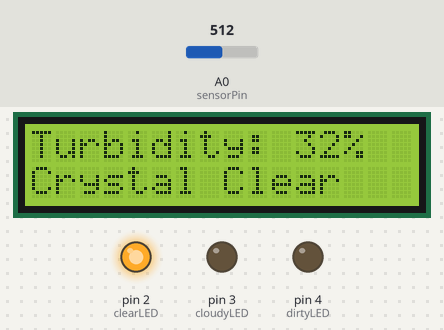
The sketch below on a simulated Arduino Uno, built with avr-gcc and run on an emulated ATmega328P. Shown: 16×2 character LCD, output pins drawn as LEDs (lit = HIGH). The inputs (shaded band) are chosen by the test bench; at power-on: A0 (sensorPin) = 512. What the sketch prints to the serial monitor is not drawn.

Above: at 3.2 s.
3.3 s: A0 (sensorPin) set to 318
At 4.5 s:
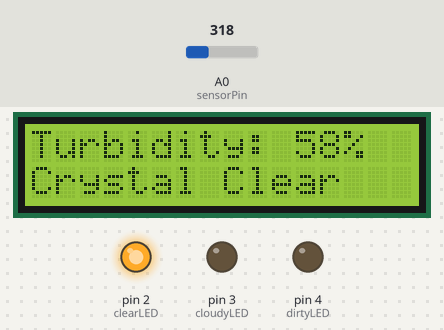
5.2 s: A0 (sensorPin) set to 293
At 5.7 s:
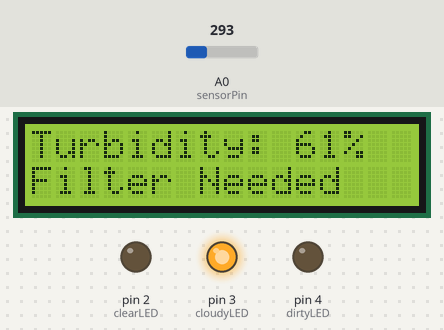
6.8 s: A0 (sensorPin) set to 246
At 8.1 s:
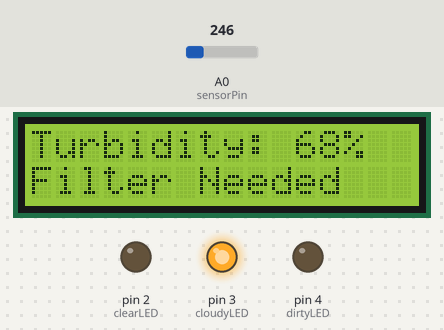
8.4 s: A0 (sensorPin) set to 223
At 9.3 s:
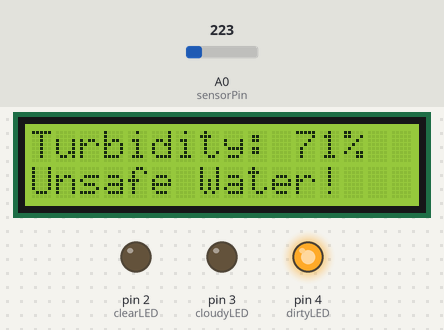
10.0 s: A0 (sensorPin) set to 511
At 10.5 s:
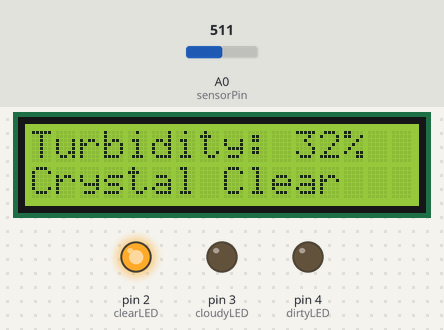
Timing chart, 0 to 12.6 s (numbered marks = the images above; inputs shaded):
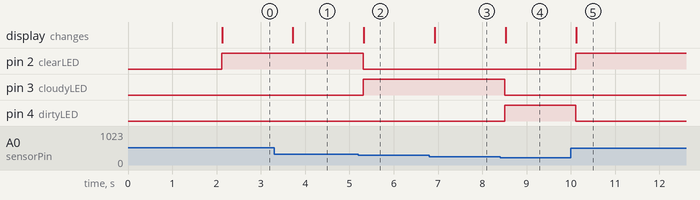

Measured:
- the behaviour switches between 308 and 307 on A0 (sensorPin) (found by bisection; images 1 and 2)
- the behaviour switches between 233 and 232 on A0 (sensorPin) (found by bisection; images 3 and 4)
- after the input at 3.3 s, the display: changes after 0.43 s (image 1)
- after the input at 5.2 s, pin 2 (clearLED): HIGH → LOW after 0.11 s; pin 3 (cloudyLED): LOW → HIGH after 0.11 s; the display: changes after 0.13 s (image 2)
- after the input at 6.8 s, the display: changes after 0.12 s (image 3)
- after the input at 8.4 s, pin 3 (cloudyLED): HIGH → LOW after 0.11 s; pin 4 (dirtyLED): LOW → HIGH after 0.11 s; the display: changes after 0.12 s (image 4)
- after the input at 10.0 s, pin 2 (clearLED): LOW → HIGH after 0.11 s; pin 4 (dirtyLED): HIGH → LOW after 0.11 s; the display: changes after 0.12 s (image 5)

The sketch:

Turbidity_code_.ino
```cpp
#include <LiquidCrystal_I2C.h>

// LCD Address and Size
LiquidCrystal_I2C lcd(0x27, 16, 2);

// Turbidity Sensor Pin
int sensorPin = A0;

// LED Pins
int clearLED = 2;
int cloudyLED = 3;
int dirtyLED = 4;

void setup()
{
  Serial.begin(9600);

  // LCD Start
  lcd.init();
  lcd.backlight();

  // LED Setup
  pinMode(clearLED, OUTPUT);
  pinMode(cloudyLED, OUTPUT);
  pinMode(dirtyLED, OUTPUT);

  // Startup Message
  lcd.setCursor(0, 0);
  lcd.print("Water Monitor");

  lcd.setCursor(0, 1);
  lcd.print("Initializing");

  delay(2000);

  lcd.clear();
}

void loop()
{
  // Read Raw Sensor Value
  int sensorValue = analogRead(sensorPin);

  // Convert to Turbidity %
  int turbidity = map(sensorValue, 0, 750, 100, 0);

  // Limit Values
  turbidity = constrain(turbidity, 0, 100);

  // Print SAME value in Serial Monitor
  Serial.print("Turbidity: ");
  Serial.print(turbidity);
  Serial.println("%");

  // LCD First Line
  lcd.setCursor(0, 0);
  lcd.print("Turbidity: ");

  lcd.setCursor(11, 0);
  lcd.print("    ");   // Clear old value

  lcd.setCursor(11, 0);
  lcd.print(turbidity);
  lcd.print("%");

  // CLEAR WATER
  if (turbidity < 60)
  {
    digitalWrite(clearLED, HIGH);
    digitalWrite(cloudyLED, LOW);
    digitalWrite(dirtyLED, LOW);

    lcd.setCursor(0, 1);
    lcd.print("Crystal Clear ");
  }

  // CLOUDY WATER
  else if (turbidity >= 60 && turbidity < 70)
  {
    digitalWrite(clearLED, LOW);
    digitalWrite(cloudyLED, HIGH);
    digitalWrite(dirtyLED, LOW);

    lcd.setCursor(0, 1);
    lcd.print("Filter Needed ");
  }

  // DIRTY WATER
  else
  {
    digitalWrite(clearLED, LOW);
    digitalWrite(cloudyLED, LOW);
    digitalWrite(dirtyLED, HIGH);

    lcd.setCursor(0, 1);
    lcd.print("Unsafe Water! ");
  }

  delay(500);
}
```
